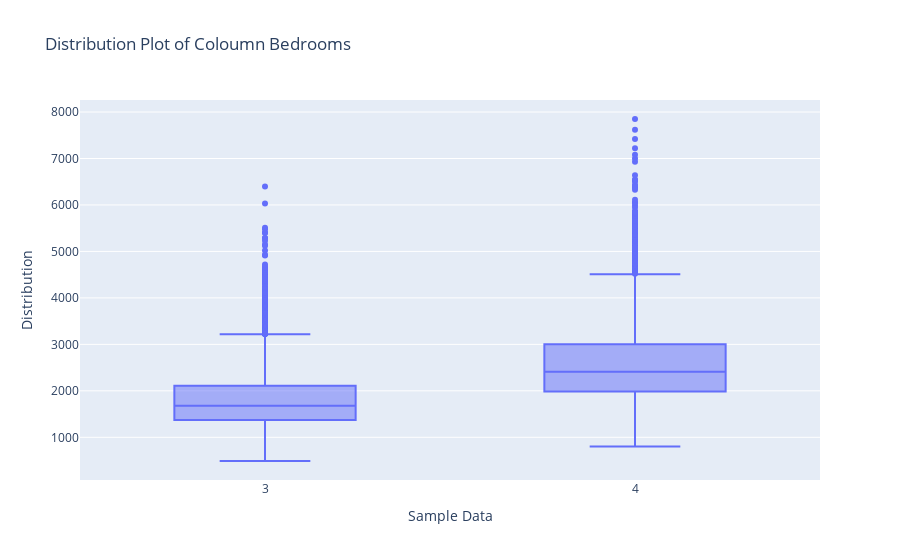

The code cell stored with this chart in its notebook:
### Code cell
trace1 = [go.Box(x=bed_iqr['bedrooms'],
                y=bed_iqr['sqft_living'],
                name='Bedrooms')]

layout = go.Layout(title='Distribution Plot of Coloumn Bedrooms',
                  xaxis=dict(title='Sample Data'),
                  yaxis=dict(title='Distribution'))

fig=go.Figure(data=trace1, layout=layout)

pyo.iplot(fig)

### Figure 1 — Plotly figure (JSON) as saved in the notebook; plotly's stock layout.template omitted (floating-point values rounded to 4 significant figures; data arrays with more than 128 entries replaced by an {"elided": "..."} marker saying what was removed)
{"data": [{"name": "Bedrooms", "type": "box", "x": {"elided": "16706 int values"}, "y": {"elided": "16706 int values"}}], "layout": {"title": {"text": "Distribution Plot of Coloumn Bedrooms"}, "xaxis": {"title": {"text": "Sample Data"}}, "yaxis": {"title": {"text": "Distribution"}}}}
